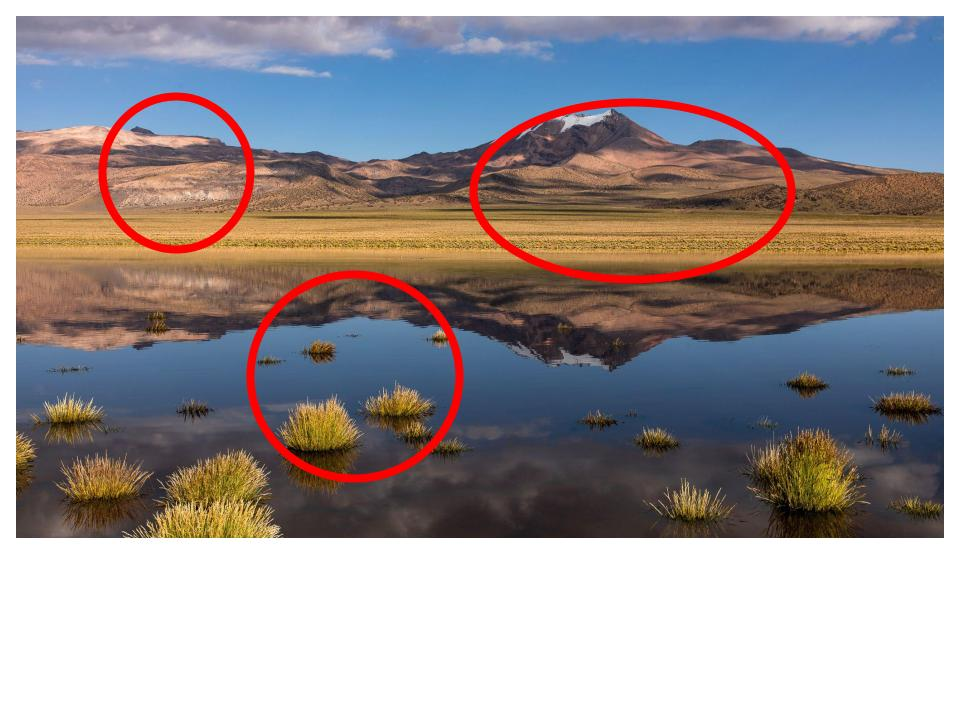
#> input picture images/ManyCircles.jpg, 960 x 720 px
$ python -i RefinedRedCircles.py   (imports and definitions only)
#> lines starting #> are read from the running program, lines starting #| are printed output that depends on the picture; after the words box and inside, x2 and y2 are one past the last pixel; in counts of white or black regions, pixels touching at a corner belong together
import cv2
import numpy as np

def detect_red_circles(imagePath):

#> called with imagePath = '../images/ManyCircles.jpg'
    image = cv2.imread(imagePath)
#> image is the input picture: shape (720, 960, 3); mean B, G, R 149.6, 147.8, 154

    hsv_image = cv2.cvtColor(image, cv2.COLOR_BGR2HSV)
#> hsv_image: shape (720, 960, 3); mean H, S, V 51.2, 75.6, 173.9

    # making a mask for red color in the image
    lower_red1 = np.array([0, 20, 20])
    upper_red1 = np.array([4, 255, 255])
    mask1 = cv2.inRange(hsv_image, lower_red1, upper_red1)
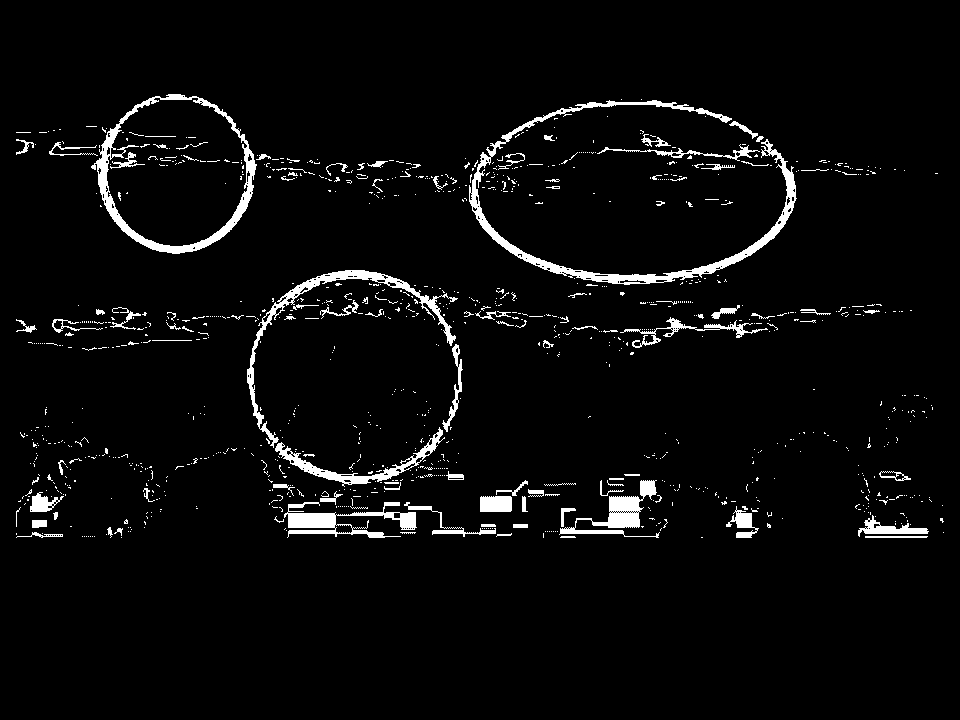
#> mask1: shape (720, 960); 4% white; 1052 white regions (942 under 20 px), largest, box (x1, y1, x2, y2) and area: (469, 100, 797, 285) 4850, (91, 94, 257, 254) 3265, (247, 270, 458, 448) 2401

    # making a secondary mask to catch compression artifacts and other red shades
    lower_red2 = np.array([176, 20, 20])
    upper_red2 = np.array([180, 255, 255])
    mask2 = cv2.inRange(hsv_image, lower_red2, upper_red2)
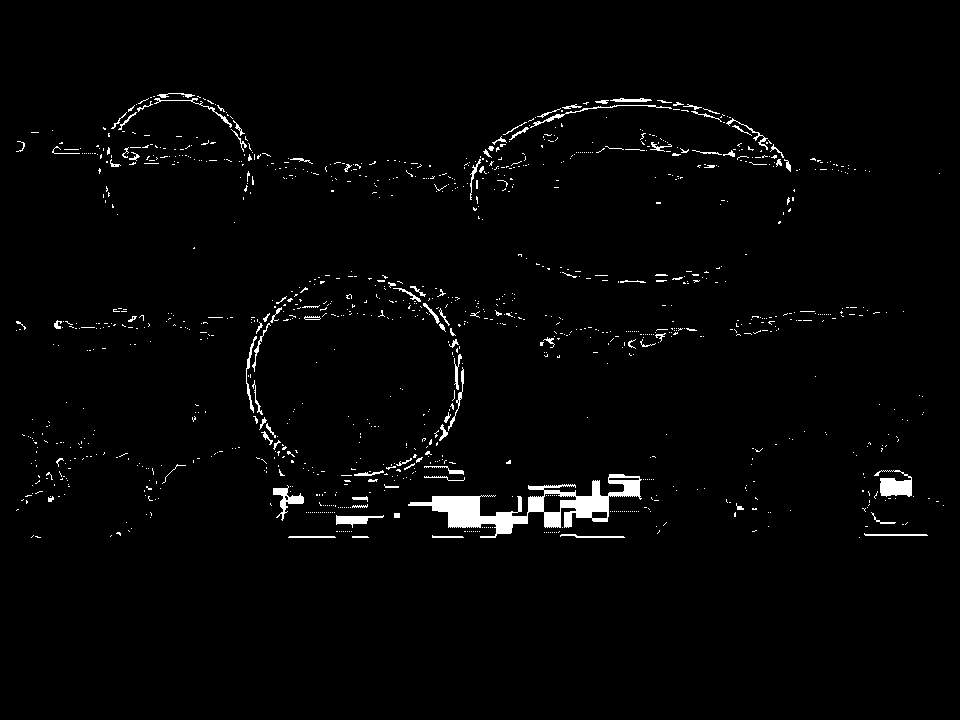
#> mask2: shape (720, 960); 2% white; 1182 white regions (1078 under 20 px), largest, box (x1, y1, x2, y2) and area: (408, 474, 642, 538) 4489, (874, 470, 912, 497) 582, (273, 485, 304, 521) 351

    # combining the two masks to get a final mask for red color
    mask = cv2.bitwise_or(mask1, mask2)
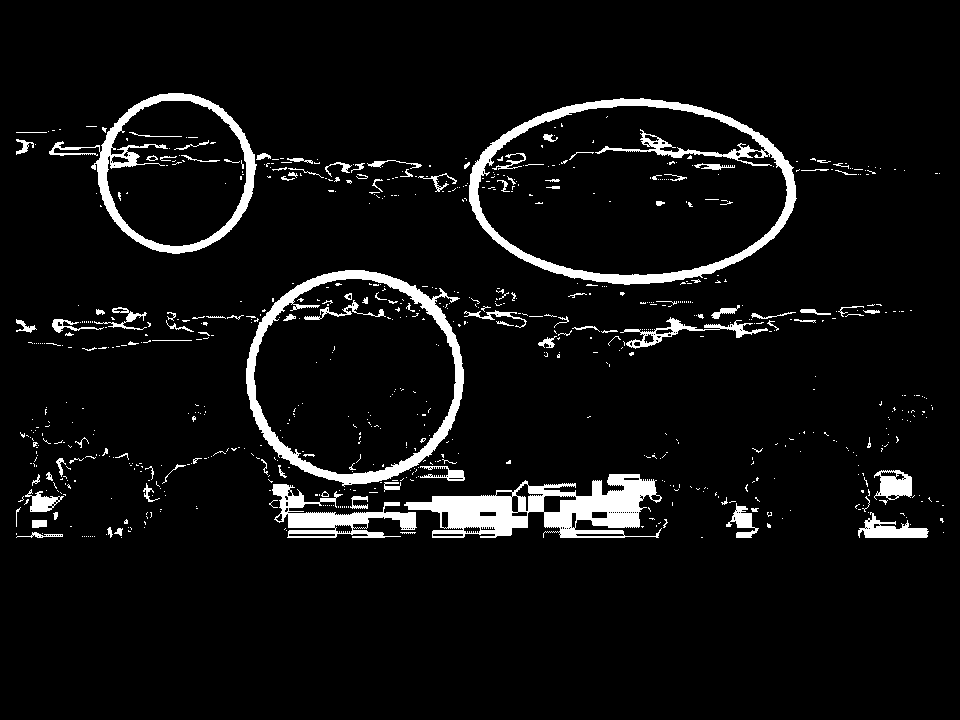
#> mask: shape (720, 960); 6% white; 765 white regions (651 under 20 px), largest, box (x1, y1, x2, y2) and area: (404, 474, 662, 538) 8047, (469, 98, 797, 285) 7681, (246, 270, 464, 487) 6340

    # blurring the mask to reduce noise and improve circle detection
    gray = cv2.medianBlur(mask, 5)
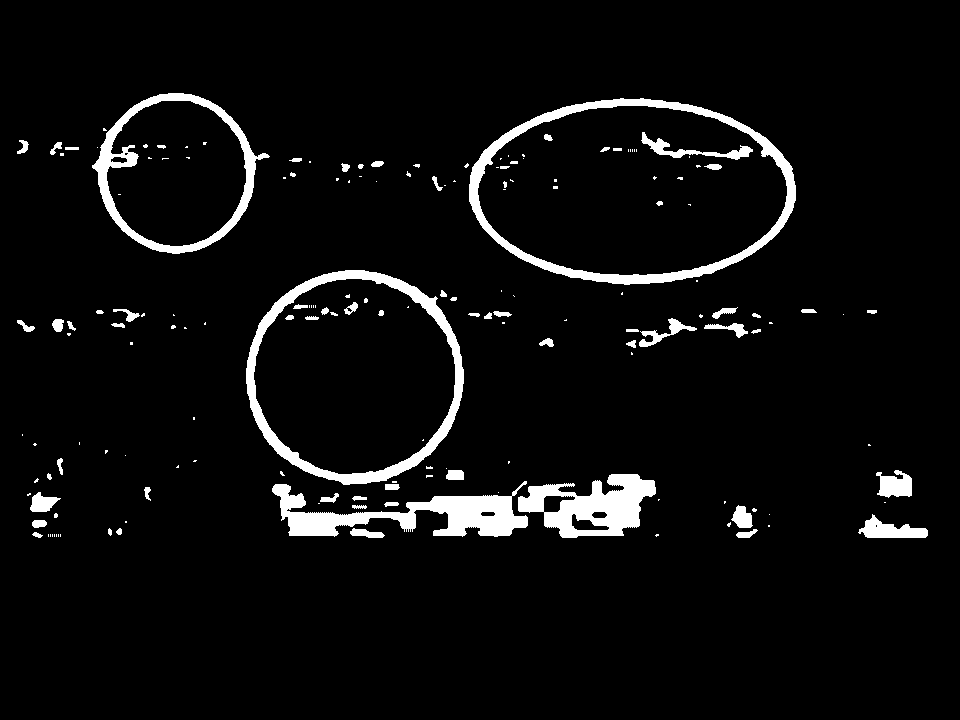
#> gray: shape (720, 960); 5.1% white; 172 white regions (101 under 20 px), largest, box (x1, y1, x2, y2) and area: (469, 98, 796, 285) 6677, (246, 270, 464, 485) 6177, (272, 481, 528, 537) 5815
    cv2.imshow('gray', gray)

    # detecting circles in the image using Hough Circle Transform
    circles = cv2.HoughCircles(gray, cv2.HOUGH_GRADIENT, dp=1, minDist=50, param1=100, param2=40, minRadius=30, maxRadius=500)
#> circles = [[354.5, 370.5, 101.6], [174.5, 172.5, 79.6]]

    if circles is not None:
        return(True)
    else:
        return(False)

>>> result = detect_red_circles('../images/ManyCircles.jpg')
